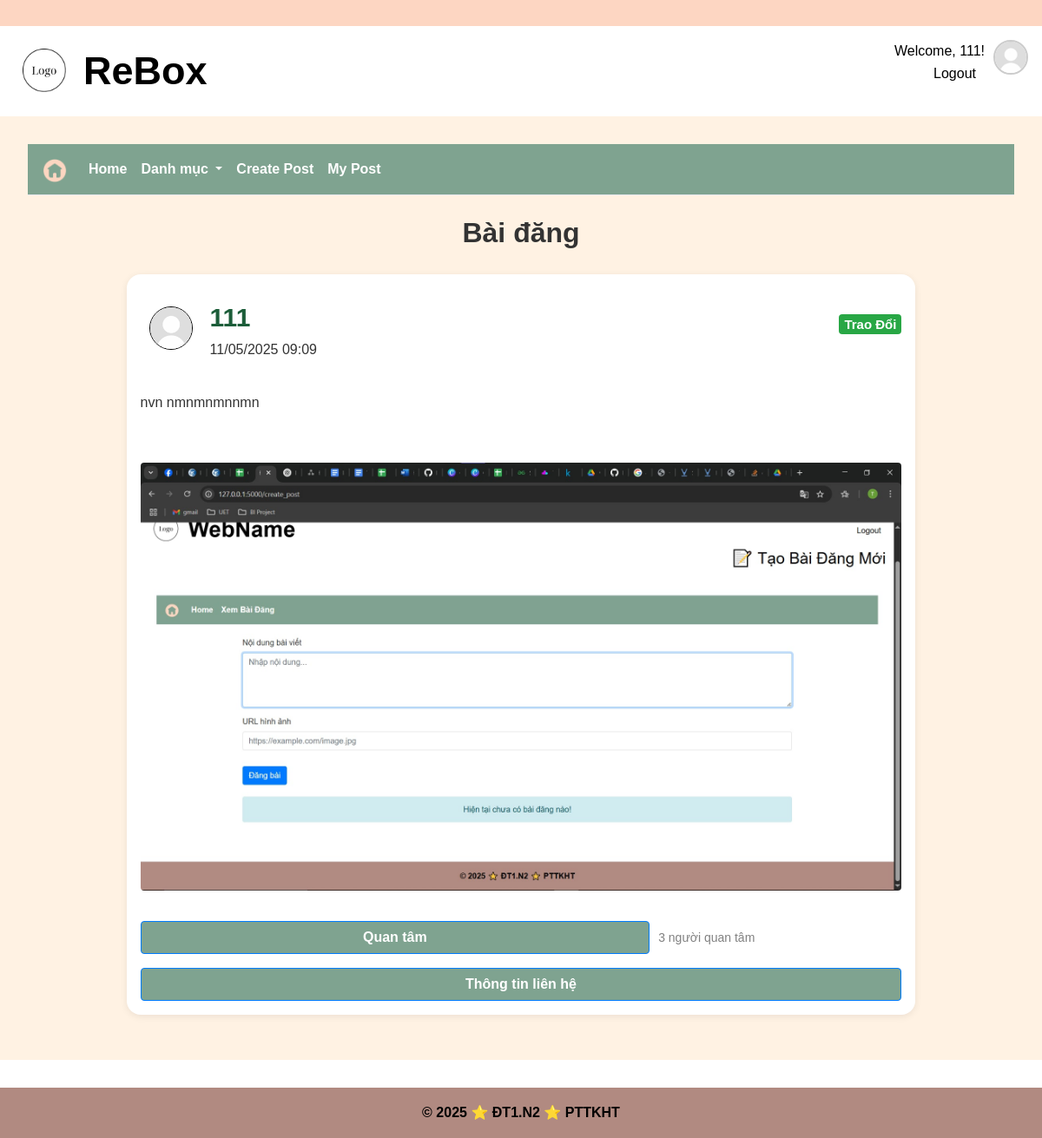
The app's page /category/16/post/3e80b1e5-c973-48a6-aa59-25d2b35225d1 (signed in) with its own data.
### app/models/user.py (models this page shows, shortened)
class User(UserMixin, csdl.Model):
    id = csdl.Column(csdl.Integer, primary_key=True)
    username = csdl.Column(csdl.String(50), unique=True, nullable=False)
    password  = csdl.Column(csdl.String(128), nullable=False)
    avatar = csdl.Column(csdl.Text, nullable = True)
    fullname = csdl.Column(csdl.String(120), nullable=False)
    date_of_birth = csdl.Column(csdl.Date, nullable = True)
    gender = csdl.Column(csdl.String(10), nullable = True)
    address = csdl.Column(csdl.Text, nullable = True)
    email = csdl.Column(csdl.String(120), unique=True, nullable=False)
    phone = csdl.Column(csdl.String(20), nullable=True) #co the null
    facebook = csdl.Column(csdl.Text, nullable =True)
    roles = csdl.relationship('Role', secondary='user_role', backref=csdl.backref('users', lazy='dynamic'))
    created_date = csdl.Column(csdl.DateTime, default=datetime.utcnow)  # Thêm dòng này
    def has_role(self, role_name):
        for role in self.roles:
            if role.name == role_name:
                return True
        return False

### app/models/post.py (models this page shows, shortened)
class Post(csdl.Model):
    __tablename__ = 'post'
    post_id = csdl.Column(csdl.String(50), primary_key=True)  # Khóa chính, kiểu chuỗi
    content = csdl.Column(csdl.String(500), nullable=False)   # Nội dung bài đăng
    image_url = csdl.Column(csdl.String(255), nullable=True)   # Link hình ảnh bài đăng
    is_approved = csdl.Column(csdl.Boolean, default=False)    # Cờ kiểm duyệt bài đăng , aaproved/ reject
    status = csdl.Column(csdl.String(50), default='pending')  # Trạng thái bài đăng pending/received item
    post_type = csdl.Column(csdl.String(50), nullable=False)  # Loại bài đăng (thanh lý, trao đổi, donate)
    create_date = csdl.Column(csdl.DateTime, default=csdl.func.now())  # Thời gian tạo bài đăng
    approval_date = csdl.Column(csdl.DateTime, nullable=True) # time duyệt
    submit_date = csdl.Column(csdl.DateTime, nullable=True)  # Thời gian kết thúc bài đăng
    user_id = csdl.Column(csdl.Integer, csdl.ForeignKey('user.id'), nullable=False)
    category_id = csdl.Column(csdl.Integer, csdl.ForeignKey('category.id'), nullable=False)
    interest_count = csdl.Column(csdl.Integer, default=0)
    interested_user_id = csdl.Column(csdl.Text, default='')
    user = csdl.relationship('User', backref='posts')
    category = csdl.relationship('Category', backref='posts')

### app/posts/post_routes.py (the view)
@post_blueprint.route('/category/<int:category_id>/post/<string:post_id>' , methods=['GET', 'POST'])
@login_required
def view_post_detail(category_id, post_id):
    post = Post.query.get_or_404(post_id)
    category = Category.query.get_or_404(category_id)
    if post.category_id != category.id:
        flash("Bài viết không thuộc danh mục này.", "danger")
        return redirect(url_for('main.index'))
    post.contact_info = parse_contact(post.content)
    return render_template('post/post_detail.html',
        post=post,
        category=category)

### app/models/user.py (called while the page is built)
@login_manager.user_loader
def load_user(user_id): #luu ttin user by id da luu trong session login
    return User.query.get(int(user_id)) #doi tuong User chua ttin (username, pass,email, ...)

### app/posts/post_routes.py (called while the page is built)
def parse_contact(content):
    contact_data = []
    if 'Liên hệ:' not in content:
        return contact_data
    lines = content.split('Liên hệ:')[1].strip().split('\n')
    for line in lines:
        if ':' not in line:
            continue
        label, value = line.split(':', 1)
        value = value.strip()
        if value and value.lower() != 'none':
            contact_data.append({
                'label': label.strip().capitalize(),  # Viết hoa nhãn
                'value': value
            })
    return contact_data

@post_blueprint.context_processor
def inject_categories():
    from app.models.category import Category
    return dict(categorys=Category.query.all())

### app/posts/templates/post/post_detail.html (shortened to what this page needs)
{% extends 'base.html' %} {% block title %}Bài Đăng{% endblock %}
{% block extra_css %}
<link
  rel="stylesheet"
  href="{{ url_for('static', filename='css/post.css') }}"
/>
<link
  rel="stylesheet"
  href="{{ url_for('static', filename='css/color.css') }}"
/>
{% endblock %}
{%block content %}
<nav class="navbar navbar-expand-lg navbar-light bg-light mb-4">
  <a class="navbar-brand" href="{{ url_for('home.homepage') }}">
    <img
      src="{{ url_for('static', filename='image/home.png') }}"
      style="width: 30px"
      alt="home image"
    />
  </a>
  <div class="collapse navbar-collapse" id="navbarSupportedContent">
    <ul class="navbar-nav mr-auto">
      <li class="nav-item">
        <a class="nav-link" href="{{ url_for('home.homepage') }}">Home</a>
      </li>
      <li class="nav-item dropdown">
        <a
          class="nav-link dropdown-toggle"
          href="#"
          id="navbarDropdown"
          role="button"
          data-toggle="dropdown"
          aria-haspopup="true"
          aria-expanded="false"
        >
          Danh mục
        </a>
      </li>
      <li class="nav-item">
        <a class="nav-link" href="{{ url_for('post.create_post') }}"
          >Create Post</a
        >
      </li>
      <li class="nav-item">
        <a class="nav-link" href="{{ url_for('post.my_posts') }}">My Post</a>
      </li>
    </ul>
  </div>
</nav>
<h2 style="text-align: center; font-weight: bold">Bài đăng</h2>
<div class="view-post-general">
  <div class="all-cards">
    <div class="post-card" style="width: 80%">
      <div class="post-header">
        <div
          class="user-info"
          style="background-color: transparent; border: 0px"
        >
          <img
            src="{{post.user.avatar}}"
            alt="Avatar"
            width="50px"
            class="avatar-user-info"
            style="border: 1px solid black"
          />
          <div style="margin-left: 10px">
            <p style="font-size: 30px; font-weight: bold; color: #1c5d39">
              {{ post.user.fullname }}
            </p>
            <p>{{ post.create_date | datetime }}</p>
          </div>
        </div>
        <h5 class="card-title">
          {% if post.post_type == 'Thanh Lý' %}
          <span class="badge bg-primary text-white">{{ post.post_type }}</span>
          {% elif post.post_type == 'Trao Đổi' %}
          <span class="badge bg-success text-white">{{ post.post_type }}</span>
          {% elif post.post_type == 'Donate' %}
          <span class="badge bg-warning text-dark">{{ post.post_type }}</span>
          {% else %}
          <span class="badge bg-secondary text-white">{{ post.post_type }}</span
          >{% endif %}
        </h5>
      </div>
      <div class="post-text">
        <p class="card-text" style="white-space: pre-line">
          {{ post.content.split('Liên hệ:')[0] }}
        </p>
      </div>
      <div class="post-image">
        {% if post.image_url %}
        <div class="row mt-3">
          {% for img in post.image_url.split(',') %}
          <div>
            <img
              src="{{ img.strip() }}"
              alt="Ảnh bài viết"
              class="img-fluid rounded shadow-sm"
            />
          </div>
          {% endfor %}
        </div>
        {% endif %}
      </div>
      <div class="post-footer">
        <div class="post-button" style="margin-top: 20px; width: 100%">
          {% if post.user_id %}
          <form
            method="post"
            action="{{ url_for('post.add_interest', post_id=post.post_id) }}?from_detail=1"
            style="display: flex; gap: 10px; align-items: center"
          >
            <button
              type="submit"
              class="btn btn-primary w-100"
              style="background-color: var(--mau4); font-weight: bold; flex: 2"
            >
              Quan tâm
            </button>
            <span style="flex: 1"
              >{{ post.interest_count }} người quan tâm</span
            >
          </form>
          <button
            type="button"
            class="btn btn-primary mt-3 w-100 contact-btn"
            style="background-color: var(--mau4); font-weight: bold"
            data-post-id="{{ post.id }}"
            data-user-authenticated="{{ 'True' if current_user.is_authenticated else 'False' }}"
          >
            Thông tin liên hệ
          </button>
          {% endif %}
        </div>
      </div>
    </div>
  </div>
</div>
{% endblock %}

### app/templates/base.html (shortened to what this page needs)
<!DOCTYPE html>
<html lang="vi-VN">
  <head>
    <link
      rel="stylesheet"
      href="https://cdn.jsdelivr.net/npm/bootstrap@4.0.0/dist/css/bootstrap.min.css"
    />
    <link
      rel="stylesheet"
      href="{{ url_for('static', filename='css/base.css') }}"
    />
    {% block extra_css %}{% endblock %}
  </head>
  <body>
    <header>
      <div class="top-bar"></div>
      <div class="header-logo">
        <div class="logo-image">
          <a href="{{ url_for('home.homepage') }}">
            <img
              src="{{ url_for('static', filename='image/logo.png') }}"
              alt="logo"
              style="width: 50px"
            />
          </a>
        </div>
        <div class="name-web">
          <p>ReBox</p>
        </div>
        <div class="select-login">
          <nav class="nav-select-login">
            {% if current_user.is_authenticated %}
            <p>Welcome, {{ current_user.username }}!</p>
            <a href="{{ url_for('auth.logout') }}">Logout</a>
            {% else %}
            <a href="{{ url_for('auth.login') }}">Login</a> |
            <a href="{{ url_for('auth.register') }}">Register</a> |
            <a href="{{ url_for('auth.adminLogin') }}">Admin</a>
            {% endif %}
          </nav>
        </div>
        <div class="dropdown">
          <a  id="avatarDropdown" data-bs-toggle="dropdown" aria-expanded="false">
            <img src="{{ user.avatar or url_for('static', filename='image/avatar.png') }}" alt="avatar" class="rounded-circle" width="40" height="40" style="object-fit: cover; border: 2px solid #ccc; margin-left: 10px; cursor: pointer;">
          </a>
        </div>
      </div>
    </header>
    <main>{% block content %} {% endblock %}</main>
    <footer>
      <div class="footer-content">
        <p>&copy; 2025 ⭐ ĐT1.N2 ⭐ PTTKHT</p>
      </div>
    </footer>
  </body>
</html>

### app/static/css/base.css (style rules this page uses)
:root { --topBar: var(--mau2); --header: white; --menu-bar-color: var(--mau4); --selected-menu-color: var(--mau3); --text-select-login: var(--mau6); --btn-search: var(--mau9); --btn-search-hover: var(--mau8); --footer-background: var(--mau6); --text-header: black; --text-login-register: black; --text-menu-login-register: black; --text-footer: white; --text-menu-home: white; --text-menu-home-hover: black; --text-menu-home-selected: black; --text-btn-search: white; --text-btn-search-hover: black; --mau1: #86946d; --mau2: #fdd6c2; --mau3: #ccd9b7; --mau4: #7fa390; --mau5: #b0e1e1; --mau6: #b18a81; --mau7: #d9c297; --mau8: #c4a289; --mau9: #7b544c; --mau20: #f6ffe7; }
* { margin: 0; padding: 0; box-sizing: border-box; }
p { margin-bottom: 0px !important; }
html, body { height: 100%; margin: 0; display: flex; flex-direction: column; }
body { font-family: "Arial", sans-serif; background-color: white; color: #333; line-height: 1.6; }
.logo-image { margin: 10px; }
.name-web { margin: 0 10px !important; font-size: 45px; font-weight: bold; }
.top-bar { height: 30px; background-color: var(--topBar); z-index: 999; }
header { display: table-row; }
.header-logo { display: flex; background-color: var(--header); color: var(--text-header); padding: 1rem; }
.select-login { margin-left: auto; text-align: right; color: var(--text-login-register); text-decoration: none; }
.nav-select-login a { color: var(--text-menu-login-register); margin: 0 10px; text-decoration: none; }
main { padding: 2rem; flex: 1; }
footer { background-color: var(--footer-background); color: var(--text-header); text-align: center; padding: 1rem; margin-top: 2rem; font-weight: bold; }
.nav-link { color: var(--text-menu-home) !important; font-weight: bold; }
.bg-light { background-color: var(--menu-bar-color) !important; }

### app/static/css/post.css (style rules this page uses)
.navbar { border-bottom: 1px solid #e5e7eb; }
.user-info { display: flex; gap: 10px; align-items: center; padding: 10px; background-color: var(--mau14); border-radius: 10px; border: 2px solid gray; }
.avatar-user-info { border-radius: 30px; }
main { background-color: var(--mau13); }
.post-card { width: 450px; padding: 16px; background: white; border-radius: 16px; box-shadow: 0 2px 8px rgba(0, 0, 0, 0.08); font-family: sans-serif; margin: 20px auto; }
.post-header { display: flex; align-items: center; justify-content: space-between; }
.post-text { margin: 0px 0; font-size: 16px; }
.post-image { display: flex; margin: 15px; position: relative; height: auto; }
.post-footer { display: flex; justify-content: space-between; flex-wrap: wrap; margin-top: 12px; font-size: 14px; color: gray; }
.all-cards { flex: 1; display: flex; flex-wrap: wrap; gap: 10px; justify-content: space-between; }
.view-post-general { display: flex; }

### app/static/css/color.css (style rules this page uses)
:root { --sidebar-background: white; --user-info-background: var(--mau13); --profile-menu-li-hover-background: var(--mau4); --profile-menu-li-hover-color: white; --profile-menu-li-active-background: var(--mau3); --profile-menu-li-active-color: black; --accManagement-main-background: var(--mau4); --accManagement-tab-background: var(--mau13); --accManagement-tab-ul-hover-background: var(--mau4); --accManagement-tab-ul-hover-color: white; --profile-content-background: var(--mau13); --mau1: #86946d; --mau2: #fdd6c2; --mau3: #ccd9b7; --mau4: #7fa390; --mau5: #b0e1e1; --mau6: #b18a81; --mau7: #d9c297; --mau8: #c4a289; --mau9: #7b544c; --mau10: #f6f0eb; --mau11: #d6e1d1; --mau12: #241f1c; --mau13: #fff2e3; --mau14: #f6ffe7; }

### records on screen
User: username "111", avatar (placeholder picture), user.avatar (placeholder picture), user.fullname "111"
Post: create_date "11/05/2025 09:09", post_type "Trao Đổi", content "nvn nmnmnmnnmn", strip (picture), interest_count "3"
